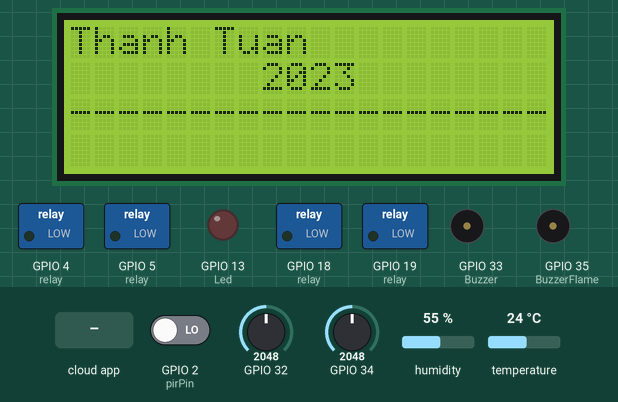
Recording of a sketch running on a simulated ESP32. Shown: 20×4 character LCD, switched loads named in the sketch (green lamp = pin HIGH), output pins drawn as LEDs (lit = HIGH), buzzer (waves = sounding, pin HIGH). The test bench sets the inputs (shaded band); at power-on: GPIO 32 = 2048, GPIO 34 = 2048, GPIO 2 (pirPin) LOW, humidity 55 %, temperature 24 °C. WiFi joins after 1.5 s; servers stay silent unless stated; the Firebase database answers and starts empty; what the sketch prints to the serial monitor is not drawn.

Above: at 1.7 s.
At 7.0 s:
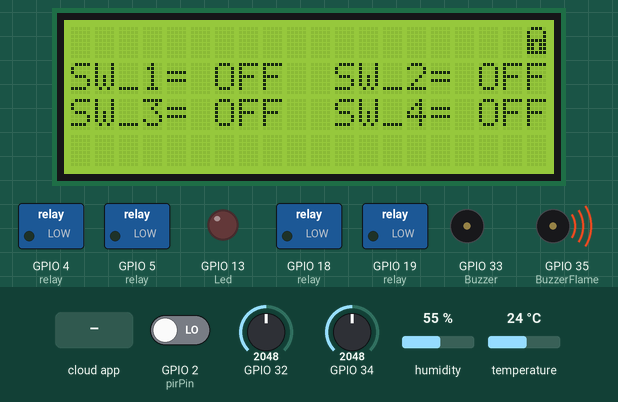
7.1 s: the phone or cloud app sets status to 1
At 11.7 s:
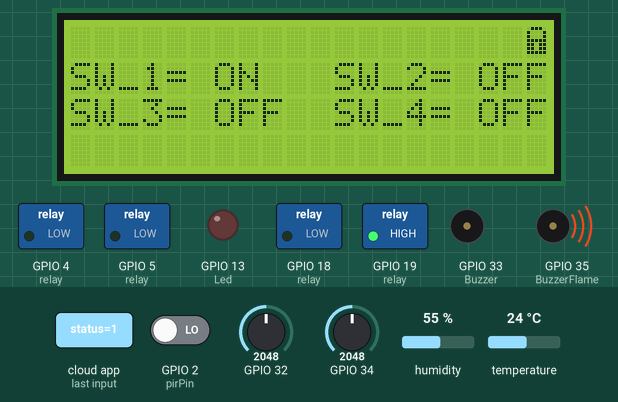
12.1 s: GPIO 32 set to 3370
18.8 s: GPIO 32 set to 3458
At 22.3 s:
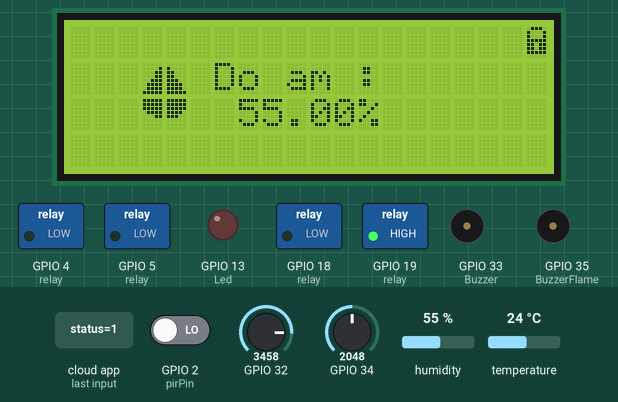
24.3 s: GPIO 34 set to 77
33.3 s: GPIO 34 set to 63
At 34.7 s:
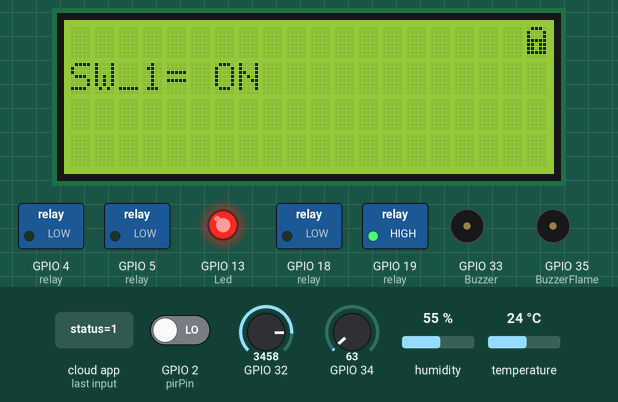
36.4 s: GPIO 2 (pirPin) driven HIGH
At 41.1 s:
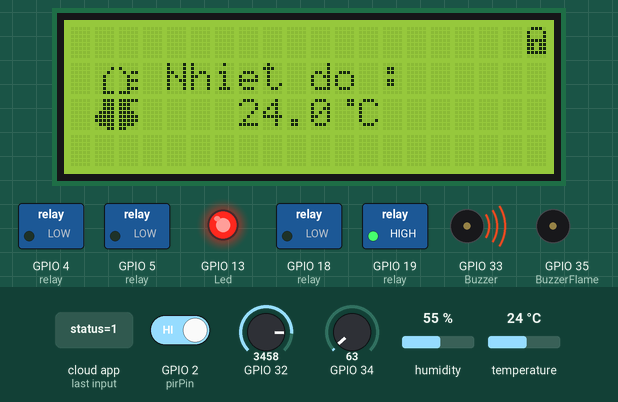
Timing chart, 0 to 41.3 s (numbered marks = the images above; inputs shaded):
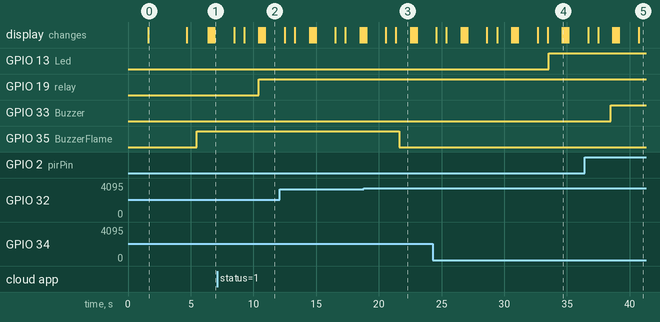

The sketch:

simple_server.ino
```cpp
#include <LiquidCrystal_I2C.h>
LiquidCrystal_I2C lcd(0x27, 20, 4);

#include <WiFi.h>
#include <FirebaseESP32.h>

#include <addons/TokenHelper.h>

#define WIFI_SSID "Wokwi-GUEST"
#define WIFI_PASSWORD ""

#define FIREBASE_HOST "https://homeiotnew-default-rtdb.asia-southeast1.firebasedatabase.app"
#define FIREBASE_AUTH "UmKcjemiZ0aq9Tg14YGsbz3LD2dd6GqosFzCXmhn"

#include "DHTesp.h"

const int DHT_PIN = 15;
float flamelevel = 0;
DHTesp dhtSensor;

FirebaseData fbdo;

// temp symbol
byte t1[8] = {
    B00000,
    B00001,
    B00010,
    B00100,
    B00100,
    B00100,
    B00100,
    B00111,
};
byte t2[8] = {
    B00111,
    B00111,
    B00111,
    B01111,
    B11111,
    B11111,
    B01111,
    B00011,
};
byte t3[8] = {
    B00000,
    B10000,
    B01011,
    B00100,
    B00111,
    B00100,
    B00111,
    B11100,
};
byte t4[8] = {
    B11111,
    B11100,
    B11100,
    B11110,
    B11111,
    B11111,
    B11110,
    B11000,
};

// humidity symbol
byte hum1[8] = {
    B00000,
    B00001,
    B00011,
    B00011,
    B00111,
    B01111,
    B01111,
    B11111,
};
byte hum2[8] = {
    B11111,
    B11111,
    B11111,
    B01111,
    B00011,
    B00000,
    B00000,
    B00000,
};
byte hum3[8] = {
    B00000,
    B10000,
    B11000,
    B11000,
    B11100,
    B11110,
    B11110,
    B11111,
};
byte hum4[8] = {
    B11111,
    B11111,
    B11111,
    B11110,
    B11100,
    B00000,
    B00000,
    B00000,
};

// Home Symbol
byte house1[8] = {
    B00000,
    B00001,
    B00011,
    B00011,
    B00111,
    B01111,
    B01111,
    B11111,
};
byte house2[8] = {
    B11111,
    B11111,
    B11100,
    B11100,
    B11100,
    B11100,
    B11100,
    B11100,
};
byte house3[8] = {
    B00000,
    B10010,
    B11010,
    B11010,
    B11110,
    B11110,
    B11110,
    B11111,
};
byte house4[8] = {
    B11111,
    B11111,
    B11111,
    B10001,
    B10001,
    B10001,
    B11111,
    B11111,
};

byte d[8] = {0b00011, 0b00011, 0b00000, 0b00000, 0b00000, 0b00000, 0b00000, 0b00000};

byte Lck[] = {B01110, B10001, B10001, B11111, B11011, B11011, B11111, B00000};
int dem = 0;
#define pirPin 2
#define Buzzer 33
#define BuzzerFlame 35
#define Led 13

int gerakanPir;
void setup()
{

    Serial.begin(115200);

    WiFi.begin(WIFI_SSID, WIFI_PASSWORD);
    Serial.print("Connecting to Wi-Fi");
    while (WiFi.status() != WL_CONNECTED)
    {
        Serial.print(".");
        delay(300);
    }
    Serial.println();
    Serial.print("Connected with IP: ");
    Serial.println(WiFi.localIP());
    Serial.println();
    dhtSensor.setup(DHT_PIN, DHTesp::DHT22);

    Firebase.begin(FIREBASE_HOST, FIREBASE_AUTH);

    pinMode(BuzzerFlame, OUTPUT);
    pinMode(Led, OUTPUT);
    pinMode(Buzzer, OUTPUT);
    pinMode(5, OUTPUT);
    pinMode(18, OUTPUT);
    pinMode(19, OUTPUT);
    pinMode(4, OUTPUT);
    pinMode(pirPin, INPUT);
    lcd.init();
    lcd.backlight();

    lcd.setCursor(0, 0);
    lcd.print("Thanh Tuan");
    lcd.setCursor(8, 1);
    lcd.print("2023");
    lcd.setCursor(0, 2);
    lcd.print("--------------------");

    delay(3000);
    lcd.clear();
    lcd.createChar(6, Lck);
    lcd.createChar(1, house1);
    lcd.createChar(2, house2);
    lcd.createChar(3, house3);
    lcd.createChar(4, house4);
    lcd.setCursor(1, 2);
    lcd.write(1);
    lcd.setCursor(1, 3);
    lcd.write(2);
    lcd.setCursor(2, 2);
    lcd.write(3);
    lcd.setCursor(2, 3);
    lcd.write(4);

    lcd.setCursor(17, 2);
    lcd.write(1);
    lcd.setCursor(17, 3);
    lcd.write(2);
    lcd.setCursor(18, 2);
    lcd.write(3);
    lcd.setCursor(18, 3);
    lcd.write(4);

    lcd.setCursor(19, 0);
    lcd.write(6);
    lcd.setCursor(9, 0);
    lcd.print("connected-");
    lcd.setCursor(2, 1);
    lcd.print("HOME AUTOMATION");
    lcd.setCursor(6, 2);
    lcd.print("USING IOT");
    delay(500);
    Firebase.deleteNode(fbdo, "/iotdata/dht/");
}

void loop()
{
    gerakanPir = digitalRead(pirPin);
    TempAndHumidity data = dhtSensor.getTempAndHumidity();

    float t = float(data.temperature);
    float h = float(data.humidity);
    Serial.println(t);
    Serial.println(h);

    int LDR_value = analogRead(34);
    Serial.println(LDR_value);
    if (LDR_value < 70)
    {
        Serial.println("toi");
        digitalWrite(Led, HIGH);
    }
    else
    {
        Serial.println("sang");
        digitalWrite(Led, LOW);
    }

    float analogValue = analogRead(32);

    flamelevel = map(analogValue, 4063, 32, 0, 100);
    Serial.print(flamelevel, 0);
    Serial.println("%");

    if (flamelevel > 15)
    { // fire out
        Firebase.setInt(fbdo, "iotdata/Flame", 1);
        digitalWrite(BuzzerFlame, HIGH);
        Serial.println("chay");
    }
    else
    {
        Firebase.setInt(fbdo, "iotdata/Flame", -1);
        digitalWrite(BuzzerFlame, LOW);
        Serial.println("binh thuong");
    }

    Firebase.setFloat(fbdo, "iotdata/dhtsensor/nhietdo", t);
    Firebase.setFloat(fbdo, "iotdata/dhtsensor/doam", h);

    Firebase.setFloat(fbdo, "/iotdata/dht/" + String(dem) + "/doam", h);
    Firebase.setFloat(fbdo, "/iotdata/dht/" + String(dem) + "/nhietdo", t);
    dem = dem + 1;
    if (gerakanPir == HIGH)
    {
        Firebase.setFloat(fbdo, "iotdata/chuyendong", 1);
        Serial.println("co nguoi");
        digitalWrite(Buzzer, HIGH);
    }
    else
    {
        Firebase.setFloat(fbdo, "iotdata/chuyendong", 0);
        Serial.println("khong co nguoi");
        digitalWrite(Buzzer, LOW);
    }

    Firebase.getInt(fbdo, "iotdata/control/0/status");
    if (fbdo.intData() == 1)
    {
        digitalWrite(19, HIGH);
        lcd.clear();
        lcd.setCursor(19, 0);
        lcd.write(6);
        lcd.setCursor(0, 1);
        lcd.print("SW_1= ");
        lcd.print("ON ");
    }
    else
    {
        digitalWrite(19, LOW);
        lcd.clear();
        lcd.setCursor(19, 0);
        lcd.write(6);
        lcd.setCursor(0, 1);
        lcd.print("SW_1= ");
        lcd.print("OFF");
    }
    Firebase.getInt(fbdo, "iotdata/control/1/status");
    if (fbdo.intData() == 1)
    {
        digitalWrite(18, HIGH);
        lcd.setCursor(11, 1);
        lcd.print("SW_2= ");
        lcd.print("ON ");
    }
    else
    {
        digitalWrite(18, LOW);
        lcd.setCursor(11, 1);
        lcd.print("SW_2= ");
        lcd.print("OFF");
    }
    Firebase.getInt(fbdo, "iotdata/control/2/status");
    if (fbdo.intData() == 1)
    {
        digitalWrite(5, HIGH);
        lcd.setCursor(0, 2);
        lcd.print("SW_3= ");
        lcd.print("ON ");
    }
    else
    {
        digitalWrite(5, LOW);
        lcd.setCursor(0, 2);
        lcd.print("SW_3= ");
        lcd.print("OFF");
    }
    Firebase.getInt(fbdo, "iotdata/control/3/status");
    if (fbdo.intData() == 1)
    {
        digitalWrite(4, HIGH);
        lcd.setCursor(11, 2);
        lcd.print("SW_4= ");
        lcd.print("ON ");
    }
    else
    {
        digitalWrite(4, LOW);
        lcd.setCursor(11, 2);
        lcd.print("SW_4= ");
        lcd.print("OFF");
    }
    delay(1500);

    lcd.clear();
    lcd.createChar(1, t1);
    lcd.createChar(2, t2);
    lcd.createChar(3, t3);
    lcd.createChar(4, t4);
    lcd.createChar(5, d);
    lcd.createChar(6, Lck);

    lcd.setCursor(19, 0);
    lcd.write(6);
    lcd.setCursor(1, 1);
    lcd.write(1);
    lcd.setCursor(1, 2);
    lcd.write(2);
    lcd.setCursor(2, 1);
    lcd.write(3);
    lcd.setCursor(2, 2);
    lcd.write(4);
    lcd.setCursor(4, 1);
    lcd.print("Nhiet do :");
    lcd.setCursor(7, 2);
    lcd.print(t);
    lcd.setCursor(11, 2);
    lcd.write(5);
    lcd.setCursor(12, 2);
    lcd.print("C");

    delay(750);
    lcd.clear();

    lcd.createChar(1, hum1);
    lcd.createChar(2, hum2);
    lcd.createChar(3, hum3);
    lcd.createChar(4, hum4);

    lcd.setCursor(19, 0);
    lcd.write(6);
    lcd.setCursor(3, 1);
    lcd.write(1);
    lcd.setCursor(3, 2);
    lcd.write(2);
    lcd.setCursor(4, 1);
    lcd.write(3);
    lcd.setCursor(4, 2);
    lcd.write(4);
    lcd.setCursor(6, 1);
    lcd.print("Do am :");
    lcd.setCursor(7, 2);
    lcd.print(h);
    lcd.setCursor(12, 2);
    lcd.print("%");
    delay(100);
}
```

Measured:
- the behaviour switches between 3418 and 3419 on GPIO 32 (found by bisection; images 2 and 3)
- the behaviour switches between 70 and 69 on GPIO 34 (found by bisection; images 3 and 4)
- after the input at 7.1 s, GPIO 19 (relay): LOW → HIGH after 3.3 s; the display: first differs from a run without the input after 3.3 s (image 2 shows a later state)
- after the input at 18.8 s, GPIO 35 (BuzzerFlame): HIGH → LOW after 2.8 s
- after the input at 33.3 s, GPIO 13 (Led): LOW → HIGH after 0.27 s
- after the input at 36.4 s, GPIO 33 (Buzzer): LOW → HIGH after 2.1 s
- what the display in image 0 shows lasts 3.1 s, from 1.6 s to 4.7 s
